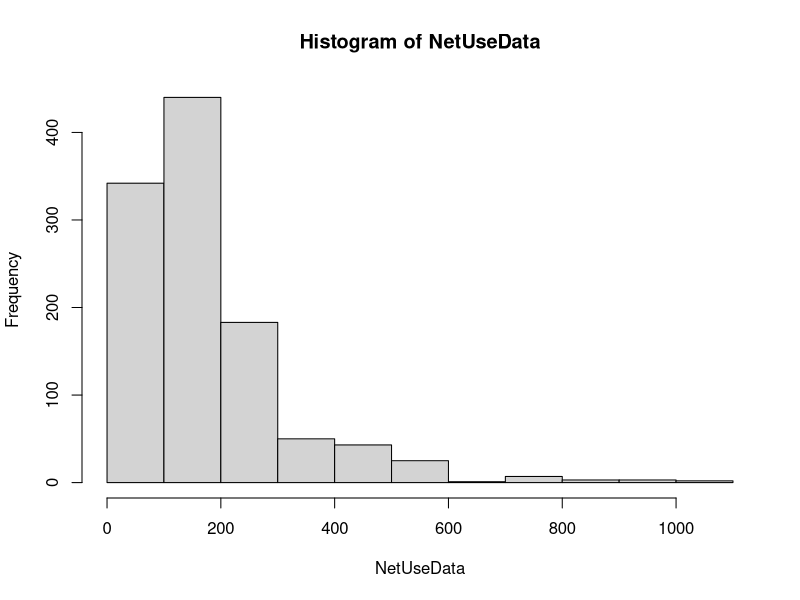

Recreate this plot in R. (Note: a time limit stopped this script after it produced the figure.)
setwd("~/gabor/Egyetem/4. Félév/Statistical Modeling/rscriptek")

library(readxl)
ESS <- read_excel("ESS2020.xlsx")

# 97% confidence for std of the netusedata
NetUseData <- ESS$NetUsePerDay_Minutes[!is.na(ESS$NetUsePerDay_Minutes)]
n <- length(NetUseData)
s <- sd(NetUseData)
alpha <- 1-0.97

L <- sqrt((n-1)*s^2 / qchisq(1-alpha/2, df = n-1))
U <- sqrt((n-1)*s^2 / qchisq(alpha/2, df = n-1))

#conf int.
c(L,U)
# st deviation of daily internet usage usage time in the Hungarian Population
# is between 139 and 152 minutes with a prob of 97%

# ASSUMPITON: variable we are examining is normally distributed
hist(NetUseData) # long right tail :(
# confidence is NOT 97% but something lower


#BOOTSTRAP
set.seed(17)
boot_subsamples <- sample(NetUseData, size = length(NetUseData), replace = TRUE)

for (i in 1:9999) {
  set.seed(17+i)
  boot_subsamples <- rbind(boot_subsamples, sample(NetUseData, size = length(NetUseData), replace = TRUE))
}

boot_subsamples <- as.data.frame(boot_subsamples)
colnames(boot_subsamples) <- paste0("Observation", 1:length(NetUseData))
rownames(boot_subsamples) <- paste0("Subsample", 1:nrow(boot_subsamples))

#estimators in every sample
boot_subsamples$means <- apply(boot_subsamples,1,mean)
boot_subsamples$corr_sd <- apply(boot_subsamples[1:1099],1,sd)

#classical sd function
classical_sd <- function(x) {
  result <- sqrt(mean((x-mean(x))^2))
  return(result)
}

SE_Mean_Boot <- classical_sd(boot_subsamples$means)
SE_Mean_Formula <- s/sqrt(n)

SE_sd <- classical_sd(boot_subsamples$corr_sd)

boot_ci_mean <- quantile(boot_subsamples$means, probs = c(alpha/2, 1-alpha/2))

k <- qnorm(1-alpha/2) # sample size is large (n>50)
formula_ci_mean <- c(mean(NetUseData)-SE_Mean_Formula*k,
                     mean(NetUseData)+SE_Mean_Formula*k)

boot_ci_sd <- quantile(boot_subsamples$corr_sd, probs = c(alpha/2,1-alpha/2))
